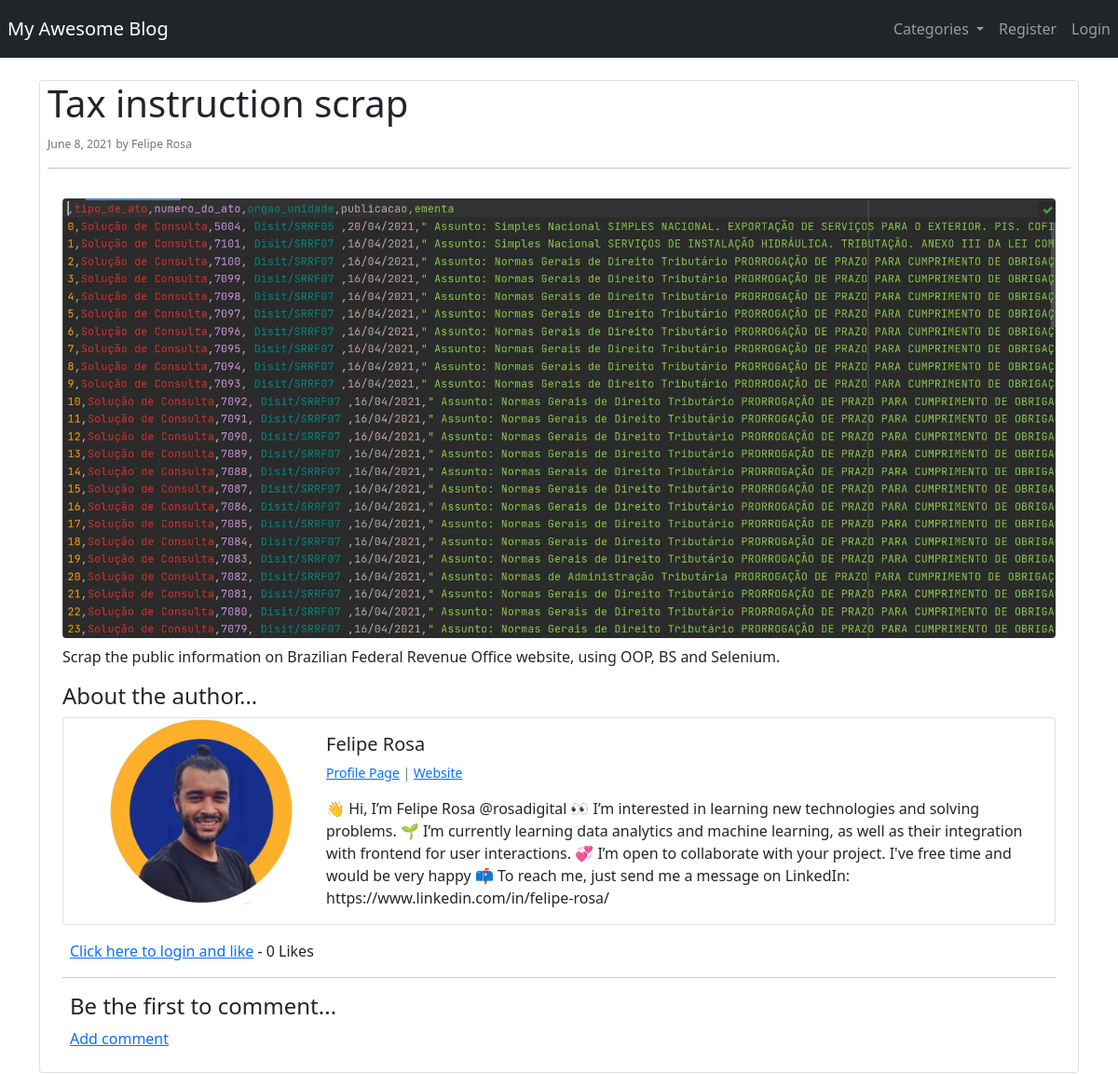
The page /article/20 on the database its author committed.
### theblog/models.py (models this page shows, shortened)
class Post(models.Model):
    title = models.CharField(max_length=255)
    header_image = models.ImageField(blank=True, null=True, upload_to='images/header_image/')
    title_tag = models.CharField(max_length=255)
    author = models.ForeignKey(User, on_delete=models.CASCADE)
    body = RichTextField(blank=True, null=True)
    post_date = models.DateField(auto_now_add=True)
    category = models.CharField(max_length=255, default='uncathegorized')
    likes = models.ManyToManyField(User, related_name='blog_posts')
    def total_likes(self):
        return self.likes.count()

class Profile(models.Model):
    user = models.OneToOneField(User, null=True, on_delete=models.CASCADE)
    bio = models.TextField()
    profile_pic = models.ImageField(blank=True, null=True, upload_to='images/profile/')
    website_url = models.CharField(max_length=255, blank=True, null=True,)
    facebook_url = models.CharField(max_length=255, blank=True, null=True,)
    twitter_url = models.CharField(max_length=255, blank=True, null=True,)
    instagram_url = models.CharField(max_length=255, blank=True, null=True,)
    pinterest_url = models.CharField(max_length=255, blank=True, null=True,)

### theblog/views.py (the view)
# urls.py: path('article/<int:pk>', ArticleDetailView.as_view(), name='article-detail'),
class ArticleDetailView(DetailView):
    model = Post
    template_name = 'article_details.html'
    def get_context_data(self, *args, **kwargs):  # passing categories data to create a dropdown menu on navbar
        cat_menu = Categories.objects.all()
        context = super(ArticleDetailView, self).get_context_data(*args, **kwargs)
        context["cat_menu"] = cat_menu
        stuff = get_object_or_404(Post, id=self.kwargs['pk'])
        total_likes = stuff.total_likes()
        liked = False
        if stuff.likes.filter(id=self.request.user.id).exists():
            liked = True
        context["total_likes"] = total_likes
        context["liked"] = liked
        return context

### theblog/models.py (called while the page is built)
    def __str__(self):
        return self.name

### theblog/templates/article_details.html (shortened to what this page needs)
{% extends 'base.html' %}
{% load static %}
{% block content %}
<div class="card mb-3">
    <div class="mx-2">
        <h1 class="card-title">{{ post.title }}</h1>
        <small>
            <p class="card-text">
                <small class="text-muted">{{post.post_date}} by {{ post.author.first_name }}
                    {{post.author.last_name}}</small>
            </p>
        </small>
        <hr>
        <div class="card-body">
            {% if post.header_image %}
            <img src="{{ post.header_image.url }}" class="rounded card-img-top" alt="...">
            {% endif %}
            <div class=" card-text mt-2">
                {{ post.body|safe }}
            </div>
            {% if post.author.profile %}
            <h4>About the author...</h4>
            <div class="card mb-3">
                <div class="row g-0">
                    <div class="col-md-3">
                        {% if post.author.profile.profile_pic %}
                        <img src="{{ post.author.profile.profile_pic.url }}" class="mx-5" width="200px"
                             height="200px"
                             alt="...">
                        {% else %}
                        <img src="{% static 'theblog/images/default_profile_pic.png'%}" class="img-thumbnail"
                             width="200px"
                             height="200px"
                             alt="...">
                        {% endif %}
                    </div>
                    <div class="col-md-9">
                        <div class="card-body">
                            <h5 class="card-title">
                                {{ post.author.profile.user.first_name }}
                                {{post.author.profile.user.last_name}}</h5>
                            <p class="small text-muted">
                                <a href="{% url 'show_profile_page' post.author.profile.id %}">Profile Page</a>
                                {% if post.author.profile.website_url %}
                                | <a href="{{ post.author.profile.website_url }}" target="_blank">Website</a>
                                {% endif %}
                            </p>
                            <p class="card-text">{{ post.author.profile.bio }}</p>
                        </div>
                    </div>
                </div>
            </div>
            {% endif %}
            <div class="m-2">
                {% if user.is_authenticated %}
                <form action="{% url 'like_post' post.pk %}" method="POST">
                    {% csrf_token%}
                    {% if liked %}
                    <button type="submit" , name="post_id" , value="{{ post.id }}" , class="btn btn-danger btn-sm">
                        Unlike
                    </button>
                    {% else %}
                    <button type="submit" , name="post_id" , value="{{ post.id }}" , class="btn btn-primary btn-sm">Like
                    </button>
                    {% endif %}
                    - {{ total_likes }} Likes
                </form>
                {% else %}
                <a href="{% url 'login' %}">Click here to login and like</a>
                - {{ total_likes }} Likes
                {% endif %}
            </div>
<hr>
            <div class="m-2">
                {% if not post.comments.all %}
                <h4>Be the first to comment...</h4>
                <a href="{% url 'add_comment' post.pk %}">Add comment</a>
                {% endif %}
            </div>
        </div>
    </div>
    {% endblock%}

### theblog/templates/base.html (shortened to what this page needs)
<!doctype html>
<html lang="en">
<head>
    <link href="https://cdn.jsdelivr.net/npm/bootstrap@5.0.1/dist/css/bootstrap.min.css" rel="stylesheet"
>
</head>
<body>
<nav class="navbar navbar-expand-lg navbar-dark bg-dark">
    <a class="navbar-brand p-2" href="{% url 'home' %}">My Awesome Blog</a>
    <div class="collapse navbar-collapse" id="navbarSupportedContent">
        <ul class="navbar-nav position-absolute top-1 end-0">
            {% if cat_menu %}
            <li class="nav-item dropdown">
                <a class="nav-link dropdown-toggle" id="navbarDropdownMenuLink" role="button"
                   data-bs-toggle="dropdown" aria-expanded="false">
                    Categories
                </a>
            </li>
            {% else %}
            <li class="nav-item">
                <a class="nav-link" href="{% url 'category-list' %}">Categories</a>
            </li>
            {% endif %}
            {% if user.is_authenticated %}
            <li class="nav-item">
                <a class="nav-link" href="{% url 'add_post' %}">Add Post</a>
            </li>
            <li class="nav-item dropdown">
                <a class="nav-link dropdown-toggle" id="navbarDropdownMenuLink" role="button"
                   data-bs-toggle="dropdown" aria-expanded="false">
                    {% if user.first_name == "" %}
                        Settings
                    {% else %}
                        {{ user.first_name}} {{ user.last_name}}
                    {% endif %}
                </a>
                <div class="dropdown-menu translate-middle-x" aria-labelledby="navbarDropdown">
                    <a class="dropdown-item" href="{% url 'edit_settings' %}">Edit Settings</a>
                    {% if user.profile.id %}
                    <a class="dropdown-item" href="{% url 'edit_profile_page' user.profile.id %}">Edit Profile</a>
                    <a class="dropdown-item" href="{% url 'show_profile_page' user.profile.id  %}">Show Profile</a>
                    {% else %}
                    <a class="dropdown-item" href="{% url 'create_profile_page' %}">Create Profile</a>
                    {% endif %}
                    <a class="dropdown-item" href="{% url 'logout' %}">Logout</a>
                </div>
            </li>
            {% else %}
            <li class="nav-item"><a class="nav-link" href="{% url 'register' %}">Register</a></li>
            <li class="nav-item"><a class="nav-link" href="{% url 'login' %}">Login</a></li>
            {% endif %}
        </ul>
    </div>
</nav>
<br>
<div class="container">
    {% block content %}
    {% endblock%}
</div>
</body>
</html>

### rows shown on the page
Post: title "Tax instruction scrap", post_date "June 8, 2021", author.first_name "Felipe", author.last_name "Rosa", header_image (picture), body "Scrap the public information on Brazilian Federal Revenue Office website, using OOP, BS and Selenium.", author.profile.profile_pic (picture), author.profile.user.first_name "Felipe", author.profile.user.last_name "Rosa", author.profile.bio "👋 Hi, I’m Felipe Rosa @rosadigital 👀 I’m interested in learning new technologies and solving problems. 🌱 I’m currently learning data analytics and machine learning, as well as their integration with frontend for user interactions. 💞️ I’m open to collaborate with your project. I've free time and would be very happy 📫 To reach me, just send me a message on LinkedIn: https://www.linkedin.com/in/felipe-rosa/"

### other values the page prints
{{ total_likes }} "0"
